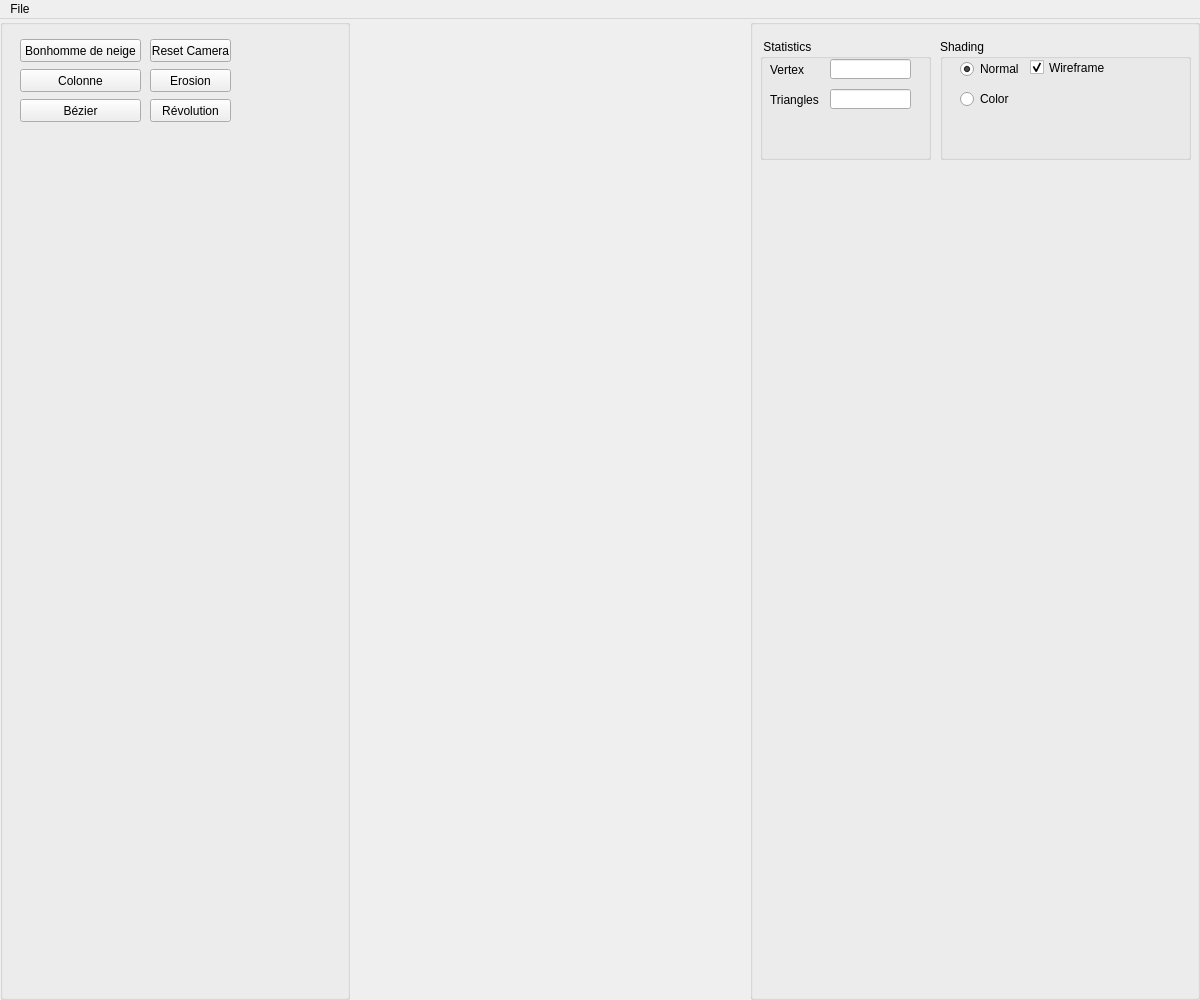
<?xml version="1.0" encoding="UTF-8"?>
<ui version="4.0">
 <class>Assets</class>
 <widget class="QMainWindow" name="Assets">
  <property name="geometry">
   <rect>
    <x>0</x>
    <y>0</y>
    <width>1200</width>
    <height>1000</height>
   </rect>
  </property>
  <property name="minimumSize">
   <size>
    <width>420</width>
    <height>300</height>
   </size>
  </property>
  <property name="windowTitle">
   <string>Implicit Terrain</string>
  </property>
  <widget class="QWidget" name="centralwidget">
   <layout class="QHBoxLayout">
    <property name="spacing">
     <number>0</number>
    </property>
    <property name="leftMargin">
     <number>0</number>
    </property>
    <property name="topMargin">
     <number>0</number>
    </property>
    <property name="rightMargin">
     <number>0</number>
    </property>
    <property name="bottomMargin">
     <number>0</number>
    </property>
    <item>
     <widget class="QGroupBox" name="Objects_groupBox">
      <property name="enabled">
       <bool>true</bool>
      </property>
      <property name="sizePolicy">
       <sizepolicy hsizetype="Fixed" vsizetype="Minimum">
        <horstretch>0</horstretch>
        <verstretch>0</verstretch>
       </sizepolicy>
      </property>
      <property name="minimumSize">
       <size>
        <width>350</width>
        <height>250</height>
       </size>
      </property>
      <property name="title">
       <string/>
      </property>
      <widget class="QPushButton" name="boxMesh">
       <property name="geometry">
        <rect>
         <x>20</x>
         <y>20</y>
         <width>121</width>
         <height>23</height>
        </rect>
       </property>
       <property name="toolTip">
        <string>&lt;!DOCTYPE HTML PUBLIC &quot;-//W3C//DTD HTML 4.0//EN&quot; &quot;http://www.w3.org/TR/REC-html40/strict.dtd&quot;&gt;
&lt;html&gt;&lt;head&gt;&lt;meta name=&quot;qrichtext&quot; content=&quot;1&quot; /&gt;&lt;style type=&quot;text/css&quot;&gt;
p, li { white-space: pre-wrap; }
&lt;/style&gt;&lt;/head&gt;&lt;body style=&quot; font-family:'MS Shell Dlg 2'; font-size:8pt; font-weight:400; font-style:normal;&quot;&gt;
&lt;p style=&quot; margin-top:0px; margin-bottom:0px; margin-left:0px; margin-right:0px; -qt-block-indent:0; text-indent:0px;&quot;&gt;&lt;span style=&quot; color:#5500ff;&quot;&gt;Callback #01&lt;/span&gt;&lt;/p&gt;
&lt;p style=&quot; margin-top:0px; margin-bottom:0px; margin-left:0px; margin-right:0px; -qt-block-indent:0; text-indent:0px;&quot;&gt;&lt;span style=&quot; font-style:italic; color:#aa00ff;&quot;&gt;Create Eurographics 1996 Bear&lt;/span&gt;&lt;/p&gt;&lt;/body&gt;&lt;/html&gt;</string>
       </property>
       <property name="text">
        <string>Bonhomme de neige</string>
       </property>
       <property name="checkable">
        <bool>false</bool>
       </property>
      </widget>
      <widget class="QPushButton" name="resetcameraButton">
       <property name="geometry">
        <rect>
         <x>150</x>
         <y>20</y>
         <width>81</width>
         <height>23</height>
        </rect>
       </property>
       <property name="toolTip">
        <string>&lt;html&gt;&lt;head/&gt;&lt;body&gt;&lt;p&gt;&lt;span style=&quot; color:#5500ff;&quot;&gt;Callback #03&lt;/span&gt;&lt;/p&gt;&lt;p&gt;&lt;span style=&quot; font-style:italic; color:#aa00ff;&quot;&gt;Create Eurographics 1996 Bird&lt;/span&gt;&lt;/p&gt;&lt;/body&gt;&lt;/html&gt;</string>
       </property>
       <property name="text">
        <string>Reset Camera</string>
       </property>
       <property name="checkable">
        <bool>true</bool>
       </property>
       <property name="autoDefault">
        <bool>false</bool>
       </property>
       <property name="default">
        <bool>false</bool>
       </property>
       <property name="flat">
        <bool>false</bool>
       </property>
      </widget>
      <widget class="QPushButton" name="sphereImplicit">
       <property name="geometry">
        <rect>
         <x>20</x>
         <y>50</y>
         <width>121</width>
         <height>23</height>
        </rect>
       </property>
       <property name="toolTip">
        <string>&lt;!DOCTYPE HTML PUBLIC &quot;-//W3C//DTD HTML 4.0//EN&quot; &quot;http://www.w3.org/TR/REC-html40/strict.dtd&quot;&gt;
&lt;html&gt;&lt;head&gt;&lt;meta name=&quot;qrichtext&quot; content=&quot;1&quot; /&gt;&lt;style type=&quot;text/css&quot;&gt;
p, li { white-space: pre-wrap; }
&lt;/style&gt;&lt;/head&gt;&lt;body style=&quot; font-family:'MS Shell Dlg 2'; font-size:8pt; font-weight:400; font-style:normal;&quot;&gt;
&lt;p style=&quot; margin-top:0px; margin-bottom:0px; margin-left:0px; margin-right:0px; -qt-block-indent:0; text-indent:0px;&quot;&gt;&lt;span style=&quot; color:#5500ff;&quot;&gt;Callback #01&lt;/span&gt;&lt;/p&gt;
&lt;p style=&quot; margin-top:0px; margin-bottom:0px; margin-left:0px; margin-right:0px; -qt-block-indent:0; text-indent:0px;&quot;&gt;&lt;span style=&quot; font-style:italic; color:#aa00ff;&quot;&gt;Create Eurographics 1996 Bear&lt;/span&gt;&lt;/p&gt;&lt;/body&gt;&lt;/html&gt;</string>
       </property>
       <property name="text">
        <string>Colonne</string>
       </property>
       <property name="checkable">
        <bool>false</bool>
       </property>
      </widget>
      <widget class="QPushButton" name="Erosion">
       <property name="geometry">
        <rect>
         <x>150</x>
         <y>50</y>
         <width>81</width>
         <height>23</height>
        </rect>
       </property>
       <property name="toolTip">
        <string>&lt;html&gt;&lt;head/&gt;&lt;body&gt;&lt;p&gt;&lt;span style=&quot; color:#5500ff;&quot;&gt;Callback #03&lt;/span&gt;&lt;/p&gt;&lt;p&gt;&lt;span style=&quot; font-style:italic; color:#aa00ff;&quot;&gt;Create Eurographics 1996 Bird&lt;/span&gt;&lt;/p&gt;&lt;/body&gt;&lt;/html&gt;</string>
       </property>
       <property name="text">
        <string>Erosion</string>
       </property>
       <property name="checkable">
        <bool>true</bool>
       </property>
       <property name="autoDefault">
        <bool>false</bool>
       </property>
       <property name="default">
        <bool>false</bool>
       </property>
       <property name="flat">
        <bool>false</bool>
       </property>
      </widget>
      <widget class="QPushButton" name="Bezier">
       <property name="geometry">
        <rect>
         <x>20</x>
         <y>80</y>
         <width>121</width>
         <height>23</height>
        </rect>
       </property>
       <property name="toolTip">
        <string>&lt;!DOCTYPE HTML PUBLIC &quot;-//W3C//DTD HTML 4.0//EN&quot; &quot;http://www.w3.org/TR/REC-html40/strict.dtd&quot;&gt;
&lt;html&gt;&lt;head&gt;&lt;meta name=&quot;qrichtext&quot; content=&quot;1&quot; /&gt;&lt;style type=&quot;text/css&quot;&gt;
p, li { white-space: pre-wrap; }
&lt;/style&gt;&lt;/head&gt;&lt;body style=&quot; font-family:'MS Shell Dlg 2'; font-size:8pt; font-weight:400; font-style:normal;&quot;&gt;
&lt;p style=&quot; margin-top:0px; margin-bottom:0px; margin-left:0px; margin-right:0px; -qt-block-indent:0; text-indent:0px;&quot;&gt;&lt;span style=&quot; color:#5500ff;&quot;&gt;Callback #01&lt;/span&gt;&lt;/p&gt;
&lt;p style=&quot; margin-top:0px; margin-bottom:0px; margin-left:0px; margin-right:0px; -qt-block-indent:0; text-indent:0px;&quot;&gt;&lt;span style=&quot; font-style:italic; color:#aa00ff;&quot;&gt;Create Eurographics 1996 Bear&lt;/span&gt;&lt;/p&gt;&lt;/body&gt;&lt;/html&gt;</string>
       </property>
       <property name="text">
        <string>Bézier</string>
       </property>
       <property name="checkable">
        <bool>false</bool>
       </property>
      </widget>
      <widget class="QPushButton" name="Revolution">
       <property name="geometry">
        <rect>
         <x>150</x>
         <y>80</y>
         <width>81</width>
         <height>23</height>
        </rect>
       </property>
       <property name="toolTip">
        <string>&lt;html&gt;&lt;head/&gt;&lt;body&gt;&lt;p&gt;&lt;span style=&quot; color:#5500ff;&quot;&gt;Callback #03&lt;/span&gt;&lt;/p&gt;&lt;p&gt;&lt;span style=&quot; font-style:italic; color:#aa00ff;&quot;&gt;Create Eurographics 1996 Bird&lt;/span&gt;&lt;/p&gt;&lt;/body&gt;&lt;/html&gt;</string>
       </property>
       <property name="text">
        <string>Révolution</string>
       </property>
       <property name="checkable">
        <bool>true</bool>
       </property>
       <property name="autoDefault">
        <bool>false</bool>
       </property>
       <property name="default">
        <bool>false</bool>
       </property>
       <property name="flat">
        <bool>false</bool>
       </property>
      </widget>
     </widget>
    </item>
    <item>
     <widget class="QWidget" name="widget_GL" native="true"/>
    </item>
    <item>
     <widget class="QGroupBox" name="Parameters_groupBox">
      <property name="sizePolicy">
       <sizepolicy hsizetype="Maximum" vsizetype="Minimum">
        <horstretch>0</horstretch>
        <verstretch>0</verstretch>
       </sizepolicy>
      </property>
      <property name="minimumSize">
       <size>
        <width>450</width>
        <height>141</height>
       </size>
      </property>
      <property name="title">
       <string/>
      </property>
      <widget class="QGroupBox" name="groupBox_4">
       <property name="geometry">
        <rect>
         <x>10</x>
         <y>20</y>
         <width>171</width>
         <height>121</height>
        </rect>
       </property>
       <property name="title">
        <string> Statistics</string>
       </property>
       <widget class="QLabel" name="label_2">
        <property name="geometry">
         <rect>
          <x>10</x>
          <y>20</y>
          <width>61</width>
          <height>21</height>
         </rect>
        </property>
        <property name="text">
         <string>Vertex</string>
        </property>
       </widget>
       <widget class="QLineEdit" name="lineEdit_2">
        <property name="geometry">
         <rect>
          <x>70</x>
          <y>50</y>
          <width>81</width>
          <height>20</height>
         </rect>
        </property>
        <property name="alignment">
         <set>Qt::AlignRight|Qt::AlignTrailing|Qt::AlignVCenter</set>
        </property>
       </widget>
       <widget class="QLabel" name="label_3">
        <property name="geometry">
         <rect>
          <x>10</x>
          <y>50</y>
          <width>61</width>
          <height>21</height>
         </rect>
        </property>
        <property name="text">
         <string>Triangles</string>
        </property>
       </widget>
       <widget class="QLineEdit" name="lineEdit">
        <property name="geometry">
         <rect>
          <x>70</x>
          <y>20</y>
          <width>81</width>
          <height>20</height>
         </rect>
        </property>
        <property name="text">
         <string/>
        </property>
        <property name="alignment">
         <set>Qt::AlignRight|Qt::AlignTrailing|Qt::AlignVCenter</set>
        </property>
       </widget>
      </widget>
      <widget class="QGroupBox" name="groupBox_13">
       <property name="geometry">
        <rect>
         <x>190</x>
         <y>20</y>
         <width>251</width>
         <height>121</height>
        </rect>
       </property>
       <property name="title">
        <string>Shading</string>
       </property>
       <widget class="QRadioButton" name="radioShadingButton_1">
        <property name="geometry">
         <rect>
          <x>20</x>
          <y>20</y>
          <width>61</width>
          <height>20</height>
         </rect>
        </property>
        <property name="text">
         <string>Normal</string>
        </property>
        <property name="checked">
         <bool>true</bool>
        </property>
       </widget>
       <widget class="QCheckBox" name="wireframe">
        <property name="geometry">
         <rect>
          <x>90</x>
          <y>20</y>
          <width>81</width>
          <height>17</height>
         </rect>
        </property>
        <property name="text">
         <string>Wireframe</string>
        </property>
        <property name="checked">
         <bool>true</bool>
        </property>
       </widget>
       <widget class="QRadioButton" name="radioShadingButton_2">
        <property name="geometry">
         <rect>
          <x>20</x>
          <y>50</y>
          <width>61</width>
          <height>20</height>
         </rect>
        </property>
        <property name="text">
         <string>Color</string>
        </property>
        <property name="checked">
         <bool>false</bool>
        </property>
       </widget>
      </widget>
     </widget>
    </item>
   </layout>
  </widget>
  <widget class="QMenuBar" name="menubar">
   <property name="geometry">
    <rect>
     <x>0</x>
     <y>0</y>
     <width>1200</width>
     <height>21</height>
    </rect>
   </property>
   <widget class="QMenu" name="menuFile">
    <property name="title">
     <string>File</string>
    </property>
   </widget>
   <addaction name="menuFile"/>
  </widget>
  <action name="actionExit">
   <property name="text">
    <string>Exit</string>
   </property>
   <property name="shortcut">
    <string>Esc</string>
   </property>
  </action>
  <action name="actionNew_Scene">
   <property name="text">
    <string>New Scene</string>
   </property>
  </action>
  <action name="actionExport_obj">
   <property name="text">
    <string>OBJ File (.obj)</string>
   </property>
  </action>
  <action name="actionExport_ma">
   <property name="text">
    <string>Maya File (.ma)</string>
   </property>
  </action>
  <action name="actionLoad_ma">
   <property name="text">
    <string>Load</string>
   </property>
  </action>
  <action name="actionGL">
   <property name="text">
    <string>GL</string>
   </property>
  </action>
  <action name="actionVectorized">
   <property name="text">
    <string>Vectorized</string>
   </property>
  </action>
  <action name="actionExport_svg">
   <property name="text">
    <string>SVG File (.svg)</string>
   </property>
  </action>
  <action name="actionSphere_Tracing_png">
   <property name="text">
    <string>Sphere Tracing (.png)</string>
   </property>
  </action>
 </widget>
 <resources/>
 <connections/>
</ui>
